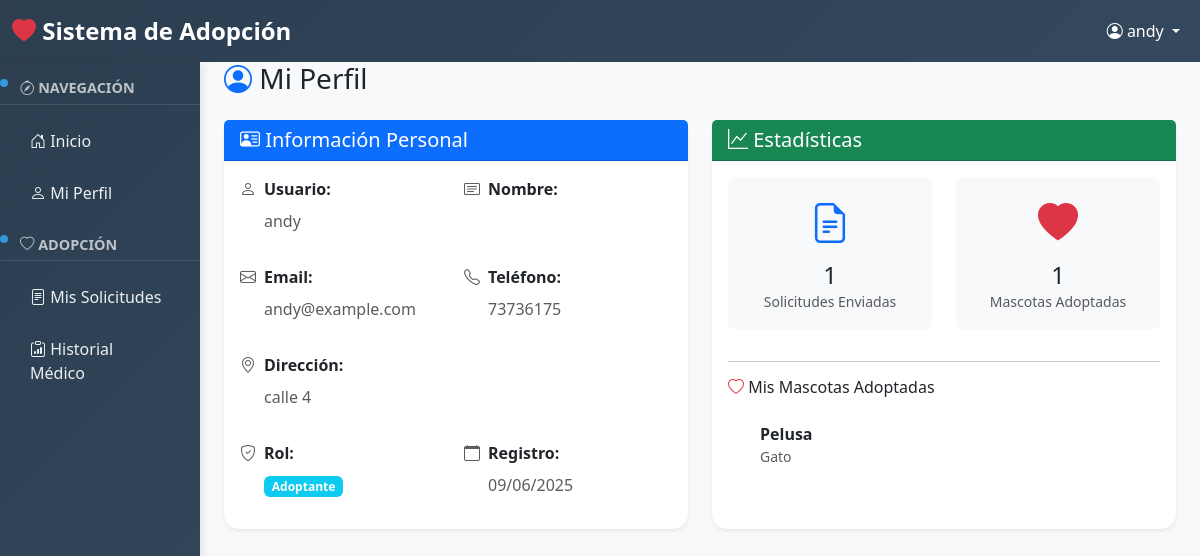
Page /usuarios/perfil/ (signed in) on the committed database.
### usuarios/models.py (models this page shows, shortened)
class Usuario(AbstractUser):
    ROLES = [
        ('adoptante', 'Adoptante'),
        ('admin', 'Administrador'),
    ]
    telefono = models.CharField(max_length=15, blank=True, verbose_name="Teléfono")
    direccion = models.TextField(blank=True, verbose_name="Dirección")
    rol = models.CharField(max_length=10, choices=ROLES, default='adoptante', verbose_name="Rol")
    fecha_registro = models.DateTimeField(default=timezone.now, verbose_name="Fecha de registro")
    class Meta:
        verbose_name = "Usuario"
        verbose_name_plural = "Usuarios"

### mascotas/models.py (models this page shows, shortened)
class Mascota(models.Model):
    ESPECIES = [
        ('perro', 'Perro'),
        ('gato', 'Gato'),
        ('ave', 'Ave'),
        ('otro', 'Otro'),
    ]
    SEXO = [
        ('macho', 'Macho'),
        ('hembra', 'Hembra'),
    ]
    ESTADO = [
        ('Disponible', 'Disponible para adopción'),
        ('adoptado', 'Adoptado'),
        ('en_proceso', 'En proceso de adopción'),
    ]
    nombre = models.CharField(max_length=100, verbose_name="Nombre")
    especie = models.CharField(max_length=15, choices=ESPECIES, verbose_name="Especie")
    raza = models.CharField(max_length=70, verbose_name="Raza")
    edad = models.PositiveIntegerField(help_text="Edad en años", verbose_name="Edad")
    sexo = models.CharField(max_length=10, choices=SEXO, verbose_name="Sexo")
    estado_adopcion = models.CharField(
        max_length= 15,
        choices=ESTADO,
        default="Disponible",
        verbose_name= "Estado de adopción"
    )
    fecha_ingreso = models.DateTimeField(default=timezone.now, verbose_name="Fecha de ingreso")
    adoptante = models.ForeignKey(
        'usuarios.Usuario',
        on_delete=models.SET_NULL,
        null=True,
        blank=True,
        related_name='mascotas_adoptadas',
        verbose_name='Adoptante'
    )
    class Meta:
        verbose_name = "Mascota"
        verbose_name_plural = "Mascotas"
        ordering = ['-fecha_ingreso']

### usuarios/views.py (the view)
# urls.py: path('perfil/', views.perfil, name='perfil'),
@login_required
def perfil(request):
    return render(request, 'usuarios/perfil.html')

### usuarios/templates/usuarios/perfil.html (shortened to what this page needs)
{% extends 'base.html' %}
{% block content %}
<div class="container-fluid">
    <div class="row">
        <div class="col-12">
            <div class="d-flex justify-content-between align-items-center mb-4">
                <h1 class="h3 mb-0">
                    <i class="bi bi-person-circle text-primary"></i> Mi Perfil
                </h1>
            </div>
        </div>
    </div>
    <div class="row">
        <div class="col-lg-6 mb-4">
            <div class="card shadow-sm h-100">
                <div class="card-header bg-primary text-white">
                    <h5 class="card-title mb-0">
                        <i class="bi bi-person-vcard"></i> Información Personal
                    </h5>
                </div>
                <div class="card-body">
                    <div class="row g-3">
                        <div class="col-sm-6">
                            <div class="d-flex align-items-center mb-2">
                                <i class="bi bi-person text-muted me-2"></i>
                                <strong>Usuario:</strong>
                            </div>
                            <p class="text-muted ms-4">{{ user.username }}</p>
                        </div>
                        <div class="col-sm-6">
                            <div class="d-flex align-items-center mb-2">
                                <i class="bi bi-card-text text-muted me-2"></i>
                                <strong>Nombre:</strong>
                            </div>
                        </div>
                        <div class="col-sm-6">
                            <div class="d-flex align-items-center mb-2">
                                <i class="bi bi-envelope text-muted me-2"></i>
                                <strong>Email:</strong>
                            </div>
                            <p class="text-muted ms-4">{{ user.email }}</p>
                        </div>
                        <div class="col-sm-6">
                            <div class="d-flex align-items-center mb-2">
                                <i class="bi bi-telephone text-muted me-2"></i>
                                <strong>Teléfono:</strong>
                            </div>
                            <p class="text-muted ms-4">{{ user.telefono|default:"No especificado" }}</p>
                        </div>
                        <div class="col-12">
                            <div class="d-flex align-items-center mb-2">
                                <i class="bi bi-geo-alt text-muted me-2"></i>
                                <strong>Dirección:</strong>
                            </div>
                            <p class="text-muted ms-4">{{ user.direccion|default:"No especificada" }}</p>
                        </div>
                        <div class="col-sm-6">
                            <div class="d-flex align-items-center mb-2">
                                <i class="bi bi-shield-check text-muted me-2"></i>
                                <strong>Rol:</strong>
                            </div>
                            <span class="badge bg-info ms-4">{{ user.get_rol_display }}</span>
                        </div>
                        <div class="col-sm-6">
                            <div class="d-flex align-items-center mb-2">
                                <i class="bi bi-calendar text-muted me-2"></i>
                                <strong>Registro:</strong>
                            </div>
                            <p class="text-muted ms-4">{{ user.fecha_registro|date:"d/m/Y" }}</p>
                        </div>
                    </div>
                </div>
            </div>
        </div>
        <div class="col-lg-6 mb-4">
            <div class="card shadow-sm h-100">
                <div class="card-header bg-success text-white">
                    <h5 class="card-title mb-0">
                        <i class="bi bi-graph-up"></i> Estadísticas
                    </h5>
                </div>
                <div class="card-body">
                    <div class="row text-center">
                        <div class="col-6 mb-3">
                            <div class="p-3 bg-light rounded">
                                <i class="bi bi-file-earmark-text fs-1 text-primary"></i>
                                <h4 class="mt-2 mb-0">{{ user.solicitudadopcion_set.count }}</h4>
                                <small class="text-muted">Solicitudes Enviadas</small>
                            </div>
                        </div>
                        <div class="col-6 mb-3">
                            <div class="p-3 bg-light rounded">
                                <i class="bi bi-heart-fill fs-1 text-danger"></i>
                                <h4 class="mt-2 mb-0">{{ user.mascotas_adoptadas.count }}</h4>
                                <small class="text-muted">Mascotas Adoptadas</small>
                            </div>
                        </div>
                    </div>
                    {% if user.mascotas_adoptadas.exists %}
                        <hr>
                        <h6 class="mb-3">
                            <i class="bi bi-heart text-danger"></i> Mis Mascotas Adoptadas
                        </h6>
                        <div class="list-group list-group-flush">
                            {% for mascota in user.mascotas_adoptadas.all %}
                                <a href="{% url 'mascotas:detalle' mascota.id %}"
                                   class="list-group-item list-group-item-action d-flex align-items-center">
                                    <div>
                                        <strong>{{ mascota.nombre }}</strong>
                                        <small class="text-muted d-block">{{ mascota.get_especie_display }}</small>
                                    </div>
                                </a>
                            {% endfor %}
                        </div>
                    {% endif %}
                </div>
            </div>
        </div>
    </div>
</div>
{% endblock %}

### templates/base.html (shortened to what this page needs)
<!DOCTYPE html>
<html lang="es">
<head>
    <link href="https://cdn.jsdelivr.net/npm/bootstrap@5.3.0/dist/css/bootstrap.min.css" rel="stylesheet">
    <link rel="stylesheet" href="https://cdn.jsdelivr.net/npm/bootstrap-icons@1.10.0/font/bootstrap-icons.css">
</head>
<body>
    {% if user.is_authenticated %}
        <nav class="navbar navbar-expand-lg navbar-dark" style="background: linear-gradient(135deg, var(--primary-color), #34495e);">
            <div class="container-fluid">
                <a class="navbar-brand" href="{% url 'mascotas:inicio' %}">
                    <i class="bi bi-heart-fill text-danger"></i> Sistema de Adopción
                </a>
                <div class="navbar-nav ms-auto">
                    <div class="nav-item dropdown">
                        <a class="nav-link dropdown-toggle text-white" href="#" role="button" data-bs-toggle="dropdown">
                            <i class="bi bi-person-circle"></i> {{ user.get_full_name|default:user.username }}
                        </a>
                    </div>
                </div>
            </div>
        </nav>
        <div class="container-fluid">
            <div class="row">
                <div class="col-md-3 col-lg-2 px-0">
                    <div class="sidebar">
                        <div class="section-title">
                            <i class="bi bi-compass"></i> Navegación
                        </div>
                        <nav class="nav flex-column">
                            <a class="nav-link" href="{% url 'mascotas:inicio' %}">
                                <i class="bi bi-house-door"></i> Inicio
                            </a>
                            <a class="nav-link" href="{% url 'usuarios:perfil' %}">
                                <i class="bi bi-person"></i> Mi Perfil
                            </a>
                        </nav>
                        <div class="section-title">
                            <i class="bi bi-heart"></i> Adopción
                        </div>
                        <nav class="nav flex-column">
                            <a class="nav-link" href="{% url 'solicitudes:mis_solicitudes' %}">
                                <i class="bi bi-file-text"></i> Mis Solicitudes
                            </a>
                            <a class="nav-link" href="{% url 'historiales:lista' %}">
                                <i class="bi bi-clipboard-data"></i> Historial Médico
                            </a>
                        </nav>
                    </div>
                </div>
                <div class="col-md-9 col-lg-10">
                    <div class="main-content">
                        {% block content %}{% endblock %}
                    </div>
                </div>
            </div>
        </div>
    {% endif %}
</body>
</html>

### templates/base.html (style rules this page uses)
:root { --primary-color: #2c3e50; --secondary-color: #3498db; --accent-color: #e74c3c; --success-color: #27ae60; --warning-color: #f39c12; }
body { background-color: #f8f9fa; font-family: 'Segoe UI', Tahoma, Geneva, Verdana, sans-serif; }
.navbar-brand { font-weight: bold; font-size: 1.5rem; }
.sidebar { background: linear-gradient(135deg, var(--primary-color), #34495e); min-height: 100vh; box-shadow: 2px 0 10px rgba(0,0,0,0.1); position: sticky; top: 0; }
.sidebar .nav-link { color: #ecf0f1 !important; padding: 12px 20px; border-radius: 8px; margin: 2px 10px; transition: all 0.3s ease; }
.sidebar .section-title { position: relative; color: #bdc3c7; font-size: 0.9rem; font-weight: bold; text-transform: uppercase; padding: 15px 20px 5px; border-bottom: 1px solid rgba(255,255,255,0.1); margin-bottom: 10px; }
.sidebar .section-title::before { content: ''; position: absolute; left: 0; top: 50%; transform: translateY(-50%); width: 8px; height: 8px; background-color: var(--secondary-color); border-radius: 50%; animation: pulse 2s infinite; }
.card { border: none; border-radius: 15px; box-shadow: 0 4px 15px rgba(0,0,0,0.1); transition: transform 0.3s ease; animation: fadeInUp 0.6s ease-in-out; }

### rows in the picture
Usuario: get_full_name "andy", username "andy", email "andy@example.com", telefono "73736175", direccion "calle 4", rol "Adoptante", fecha_registro "09/06/2025", solicitudadopcion_set.count "1", mascotas_adoptadas.count "1"
Mascota: nombre "Pelusa", especie "Gato"
